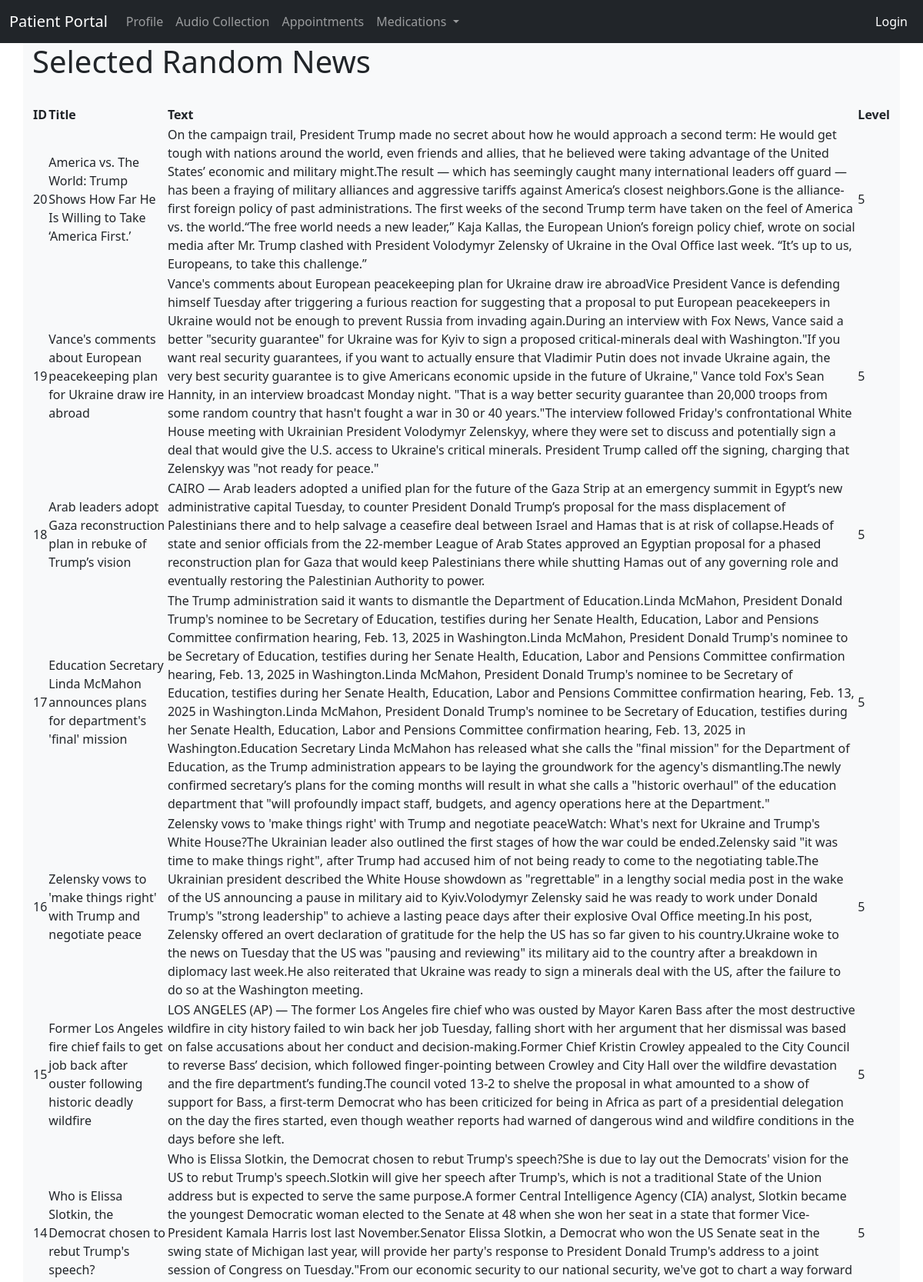
The app's page /showNews (upper part) with its own data.
### application/models.py (models this page shows)
class News(db.Model):
    __tablename__ = 'news'
    id = db.Column(db.Integer, primary_key=True)
    title = db.Column(db.String(80), nullable=False)
    body = db.Column(db.Text, nullable=False)
    pub_date = db.Column(db.DateTime, nullable=False,
                         default=datetime.utcnow)
    length = db.Column(db.Integer, nullable=False)
    hashtags = db.Column(db.Integer, nullable=False)
    level = db.Column(db.Integer, default=5, nullable=False)

### application/addnews/views.py (the view)
@news_bp.route('/showNews', methods=['GET', 'POST'])
def showNews():
    news_select = News.query.order_by(News.pub_date.desc()).limit(10).all()
    return render_template('news.html', news_select=news_select)

### application/templates/news.html (shortened to what this page needs)
{% extends "base.html" %}
{% block content %}
<div class="container bg-light">
    <h1>Selected Random News</h1>
    <br>
    <table>
      <thead>
        <tr>
          <th>ID</th>
          <th>Title</th>
          <th>Text</th>
          <th>Level</th>
        </tr>
      </thead>
      <tbody>
        {% for news in news_select %}
        <tr>
          <td>{{ news.id }}</td>
          <td>{{ news.title }}</td>
          <td>{{ news.body }}</td>
          <td>{{ news.level }}</td>
        </tr>
        {% endfor %}
      </tbody>
    </table>
    <br />
</div>
{% endblock %}

### records on screen
News: id "20", title "America vs. The World: Trump Shows How Far He Is Willing to Take ‘America First.’", body "On the campaign trail, President Trump made no secret about how he would approach a second term: He would get tough with nations around the world, even friends and allies, that he believed were taking advantage of the United States’ economic and military might.The result — which has seemingly caught many international leaders off guard — has been a fraying of military alliances and aggressive tariffs against America’s closest neighbors.Gone is the alliance-first foreign policy of past administrations. The first weeks of the second Trump term have taken on the feel of America vs. the world.“The free world needs a new leader,” Kaja Kallas, the European Union’s foreign policy chief, wrote on…", level "5"
News: id "19", title "Vance's comments about European peacekeeping plan for Ukraine draw ire abroad", body "Vance's comments about European peacekeeping plan for Ukraine draw ire abroadVice President Vance is defending himself Tuesday after triggering a furious reaction for suggesting that a proposal to put European peacekeepers in Ukraine would not be enough to prevent Russia from invading again.During an interview with Fox News, Vance said a better \"security guarantee\" for Ukraine was for Kyiv to sign a proposed critical-minerals deal with Washington.\"If you want real security guarantees, if you want to actually ensure that Vladimir Putin does not invade Ukraine again, the very best security guarantee is to give Americans economic upside in the future of Ukraine,\" Vance told Fox's Sean Hannity,…", level "5"
News: id "18", title "Arab leaders adopt Gaza reconstruction plan in rebuke of Trump’s vision", body "CAIRO — Arab leaders adopted a unified plan for the future of the Gaza Strip at an emergency summit in Egypt’s new administrative capital Tuesday, to counter President Donald Trump’s proposal for the mass displacement of Palestinians there and to help salvage a ceasefire deal between Israel and Hamas that is at risk of collapse.Heads of state and senior officials from the 22-member League of Arab States approved an Egyptian proposal for a phased reconstruction plan for Gaza that would keep Palestinians there while shutting Hamas out of any governing role and eventually restoring the Palestinian Authority to power.", level "5"
News: id "17", title "Education Secretary Linda McMahon announces plans for department's 'final' mission", body "The Trump administration said it wants to dismantle the Department of Education.Linda McMahon, President Donald Trump's nominee to be Secretary of Education, testifies during her Senate Health, Education, Labor and Pensions Committee confirmation hearing, Feb. 13, 2025 in Washington.Linda McMahon, President Donald Trump's nominee to be Secretary of Education, testifies during her Senate Health, Education, Labor and Pensions Committee confirmation hearing, Feb. 13, 2025 in Washington.Linda McMahon, President Donald Trump's nominee to be Secretary of Education, testifies during her Senate Health, Education, Labor and Pensions Committee confirmation hearing, Feb. 13, 2025 in Washington.Linda…", level "5"
News: id "16", title "Zelensky vows to 'make things right' with Trump and negotiate peace", body "Zelensky vows to 'make things right' with Trump and negotiate peaceWatch: What's next for Ukraine and Trump's White House?The Ukrainian leader also outlined the first stages of how the war could be ended.Zelensky said \"it was time to make things right\", after Trump had accused him of not being ready to come to the negotiating table.The Ukrainian president described the White House showdown as \"regrettable\" in a lengthy social media post in the wake of the US announcing a pause in military aid to Kyiv.Volodymyr Zelensky said he was ready to work under Donald Trump's \"strong leadership\" to achieve a lasting peace days after their explosive Oval Office meeting.In his post, Zelensky offered an…", level "5"
News: id "15", title "Former Los Angeles fire chief fails to get job back after ouster following historic deadly wildfire", body "LOS ANGELES (AP) — The former Los Angeles fire chief who was ousted by Mayor Karen Bass after the most destructive wildfire in city history failed to win back her job Tuesday, falling short with her argument that her dismissal was based on false accusations about her conduct and decision-making.Former Chief Kristin Crowley appealed to the City Council to reverse Bass’ decision, which followed finger-pointing between Crowley and City Hall over the wildfire devastation and the fire department’s funding.The council voted 13-2 to shelve the proposal in what amounted to a show of support for Bass, a first-term Democrat who has been criticized for being in Africa as part of a presidential…", level "5"
News: id "14", title "Who is Elissa Slotkin, the Democrat chosen to rebut Trump's speech?", level "5"
